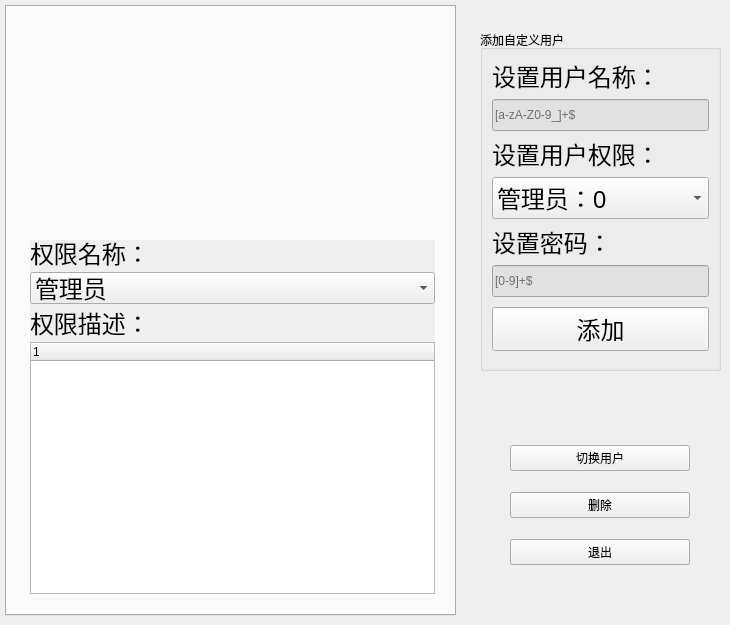
    <widget class="QWidget" name="tab_User">
     <attribute name="title">
      <string>用户管理</string>
     </attribute>
     <widget class="QTabWidget" name="tabWidget_Users">
      <property name="geometry">
       <rect>
        <x>5</x>
        <y>5</y>
        <width>451</width>
        <height>611</height>
       </rect>
      </property>
      <property name="font">
       <font>
        <family>幼圆</family>
        <pointsize>20</pointsize>
        <weight>50</weight>
        <italic>false</italic>
        <bold>false</bold>
       </font>
      </property>
      <property name="styleSheet">
       <string notr="true">font: 20pt &quot;幼圆&quot;;</string>
      </property>
      <property name="currentIndex">
       <number>-1</number>
      </property>
     </widget>
     <widget class="QWidget" name="widget_UsersChoice_2" native="true">
      <property name="enabled">
       <bool>true</bool>
      </property>
      <property name="geometry">
       <rect>
        <x>30</x>
        <y>240</y>
        <width>405</width>
        <height>354</height>
       </rect>
      </property>
      <property name="minimumSize">
       <size>
        <width>405</width>
        <height>354</height>
       </size>
      </property>
      <property name="maximumSize">
       <size>
        <width>405</width>
        <height>354</height>
       </size>
      </property>
      <property name="contextMenuPolicy">
       <enum>Qt::DefaultContextMenu</enum>
      </property>
      <property name="autoFillBackground">
       <bool>true</bool>
      </property>
      <property name="styleSheet">
       <string notr="true"/>
      </property>
      <layout class="QVBoxLayout" name="verticalLayout_6">
       <property name="sizeConstraint">
        <enum>QLayout::SetDefaultConstraint</enum>
       </property>
       <item>
        <widget class="QLabel" name="label_58">
         <property name="minimumSize">
          <size>
           <width>0</width>
           <height>26</height>
          </size>
         </property>
         <property name="maximumSize">
          <size>
           <width>16777215</width>
           <height>26</height>
          </size>
         </property>
         <property name="font">
          <font>
           <family>幼圆</family>
           <pointsize>18</pointsize>
           <weight>50</weight>
           <italic>false</italic>
           <bold>false</bold>
          </font>
         </property>
         <property name="styleSheet">
          <string>font: 18pt &quot;幼圆&quot;;</string>
         </property>
         <property name="text">
          <string>权限名称：</string>
         </property>
        </widget>
       </item>
       <item>
        <widget class="QComboBox" name="cB_Users">
         <property name="minimumSize">
          <size>
           <width>0</width>
           <height>32</height>
          </size>
         </property>
         <property name="maximumSize">
          <size>
           <width>16777215</width>
           <height>32</height>
          </size>
         </property>
         <property name="font">
          <font>
           <family>幼圆</family>
           <pointsize>18</pointsize>
           <weight>50</weight>
           <italic>false</italic>
           <bold>false</bold>
          </font>
         </property>
         <property name="styleSheet">
          <string notr="true">font: 18pt &quot;幼圆&quot;;</string>
         </property>
         <item>
          <property name="text">
           <string>管理员</string>
          </property>
         </item>
         <item>
          <property name="text">
           <string>工程师</string>
          </property>
         </item>
         <item>
          <property name="text">
           <string>操作员</string>
          </property>
         </item>
         <item>
          <property name="text">
           <string>质检员</string>
          </property>
         </item>
        </widget>
       </item>
       <item>
        <widget class="QLabel" name="label_59">
         <property name="minimumSize">
          <size>
           <width>0</width>
           <height>26</height>
          </size>
         </property>
         <property name="maximumSize">
          <size>
           <width>16777215</width>
           <height>26</height>
          </size>
         </property>
         <property name="font">
          <font>
           <family>幼圆</family>
           <pointsize>18</pointsize>
           <weight>50</weight>
           <italic>false</italic>
           <bold>false</bold>
          </font>
         </property>
         <property name="styleSheet">
          <string>font: 18pt &quot;幼圆&quot;;</string>
         </property>
         <property name="text">
          <string>权限描述：</string>
         </property>
        </widget>
       </item>
       <item>
        <widget class="QTreeWidget" name="treeWidget_2">
         <property name="styleSheet">
          <string notr="true">font: 18pt &quot;幼圆&quot;;</string>
         </property>
         <column>
          <property name="text">
           <string notr="true">1</string>
          </property>
         </column>
        </widget>
       </item>
      </layout>
     </widget>
     <widget class="QGroupBox" name="gB_User">
      <property name="geometry">
       <rect>
        <x>480</x>
        <y>30</y>
        <width>241</width>
        <height>341</height>
       </rect>
      </property>
      <property name="styleSheet">
       <string notr="true">font: 18pt &quot;幼圆&quot;;</string>
      </property>
      <property name="title">
       <string>添加自定义用户</string>
      </property>
      <layout class="QVBoxLayout" name="verticalLayout_4">
       <item>
        <widget class="QLabel" name="label_55">
         <property name="minimumSize">
          <size>
           <width>0</width>
           <height>26</height>
          </size>
         </property>
         <property name="maximumSize">
          <size>
           <width>16777215</width>
           <height>26</height>
          </size>
         </property>
         <property name="font">
          <font>
           <family>幼圆</family>
           <pointsize>18</pointsize>
           <weight>50</weight>
           <italic>false</italic>
           <bold>false</bold>
          </font>
         </property>
         <property name="styleSheet">
          <string notr="true">font: 18pt &quot;幼圆&quot;;</string>
         </property>
         <property name="text">
          <string>设置用户名称：</string>
         </property>
        </widget>
       </item>
       <item>
        <widget class="UserMyLineEdit" name="lE_SetUserName">
         <property name="minimumSize">
          <size>
           <width>0</width>
           <height>32</height>
          </size>
         </property>
         <property name="maximumSize">
          <size>
           <width>16777215</width>
           <height>32</height>
          </size>
         </property>
         <property name="styleSheet">
          <string notr="true">background-color: rgb(225, 225, 225);
font: 18pt &quot;幼圆&quot;;</string>
         </property>
         <property name="text">
          <string/>
         </property>
         <property name="maxLength">
          <number>15</number>
         </property>
         <property name="placeholderText">
          <string>[a-zA-Z0-9_]+$</string>
         </property>
        </widget>
       </item>
       <item>
        <widget class="QLabel" name="label_57">
         <property name="minimumSize">
          <size>
           <width>0</width>
           <height>26</height>
          </size>
         </property>
         <property name="maximumSize">
          <size>
           <width>16777215</width>
           <height>26</height>
          </size>
         </property>
         <property name="font">
          <font>
           <family>幼圆</family>
           <pointsize>18</pointsize>
           <weight>50</weight>
           <italic>false</italic>
           <bold>false</bold>
          </font>
         </property>
         <property name="styleSheet">
          <string notr="true">font: 18pt &quot;幼圆&quot;;</string>
         </property>
         <property name="text">
          <string>设置用户权限：</string>
         </property>
        </widget>
       </item>
       <item>
        <widget class="QComboBox" name="cB_SetUserPermission">
         <property name="sizePolicy">
          <sizepolicy hsizetype="Preferred" vsizetype="Fixed">
           <horstretch>0</horstretch>
           <verstretch>0</verstretch>
          </sizepolicy>
         </property>
         <property name="minimumSize">
          <size>
           <width>0</width>
           <height>32</height>
          </size>
         </property>
         <property name="font">
          <font>
           <family>幼圆</family>
           <pointsize>18</pointsize>
           <weight>50</weight>
           <italic>false</italic>
           <bold>false</bold>
          </font>
         </property>
         <property name="styleSheet">
          <string notr="true">font: 18pt &quot;幼圆&quot;;</string>
         </property>
         <item>
          <property name="text">
           <string>管理员：0</string>
          </property>
         </item>
         <item>
          <property name="text">
           <string>工程师：1</string>
          </property>
         </item>
         <item>
          <property name="text">
           <string>操作员：2</string>
          </property>
         </item>
         <item>
          <property name="text">
           <string>质检员：3</string>
          </property>
         </item>
        </widget>
       </item>
       <item>
        <widget class="QLabel" name="label_60">
         <property name="minimumSize">
          <size>
           <width>0</width>
           <height>26</height>
          </size>
         </property>
         <property name="maximumSize">
          <size>
           <width>16777215</width>
           <height>26</height>
          </size>
         </property>
         <property name="font">
          <font>
           <family>幼圆</family>
           <pointsize>18</pointsize>
           <weight>50</weight>
           <italic>false</italic>
           <bold>false</bold>
          </font>
         </property>
         <property name="styleSheet">
          <string notr="true">font: 18pt &quot;幼圆&quot;;</string>
         </property>
         <property name="text">
          <string>设置密码：</string>
         </property>
        </widget>
       </item>
       <item>
        <widget class="QLineEdit" name="lE_SetUserSecretNum">
         <property name="minimumSize">
          <size>
           <width>0</width>
           <height>32</height>
          </size>
         </property>
         <property name="maximumSize">
          <size>
           <width>16777215</width>
           <height>32</height>
          </size>
         </property>
         <property name="styleSheet">
          <string notr="true">background-color: rgb(225, 225, 225);
font: 18pt &quot;幼圆&quot;;</string>
         </property>
         <property name="maxLength">
          <number>15</number>
         </property>
         <property name="placeholderText">
          <string>[0-9]+$</string>
         </property>
        </widget>
       </item>
       <item>
        <widget class="QPushButton" name="pB_AddUser">
         <property name="font">
          <font>
           <family>幼圆</family>
           <pointsize>18</pointsize>
           <weight>50</weight>
           <italic>false</italic>
           <bold>false</bold>
          </font>
         </property>
         <property name="styleSheet">
          <string notr="true">font: 18pt &quot;幼圆&quot;;</string>
         </property>
         <property name="text">
          <string>添加</string>
         </property>
        </widget>
       </item>
      </layout>
     </widget>
     <widget class="QWidget" name="layoutWidget1_7">
      <property name="geometry">
       <rect>
        <x>510</x>
        <y>430</y>
        <width>182</width>
        <height>151</height>
       </rect>
      </property>
      <layout class="QVBoxLayout" name="verticalLayout_5">
       <item>
        <widget class="QPushButton" name="pB_Users_Apply">
         <property name="minimumSize">
          <size>
           <width>180</width>
           <height>0</height>
          </size>
         </property>
         <property name="maximumSize">
          <size>
           <width>180</width>
           <height>16777215</height>
          </size>
         </property>
         <property name="styleSheet">
          <string notr="true">font: 20pt &quot;幼圆&quot;;</string>
         </property>
         <property name="text">
          <string>切换用户</string>
         </property>
        </widget>
       </item>
       <item>
        <widget class="QPushButton" name="pB_Users_Delete">
         <property name="minimumSize">
          <size>
           <width>180</width>
           <height>0</height>
          </size>
         </property>
         <property name="maximumSize">
          <size>
           <width>180</width>
           <height>16777215</height>
          </size>
         </property>
         <property name="styleSheet">
          <string notr="true">font: 20pt &quot;幼圆&quot;;</string>
         </property>
         <property name="text">
          <string>删除</string>
         </property>
        </widget>
       </item>
       <item>
        <widget class="QPushButton" name="pB_Users_Exit">
         <property name="minimumSize">
          <size>
           <width>180</width>
           <height>0</height>
          </size>
         </property>
         <property name="maximumSize">
          <size>
           <width>180</width>
           <height>16777215</height>
          </size>
         </property>
         <property name="styleSheet">
          <string notr="true">font: 20pt &quot;幼圆&quot;;</string>
         </property>
         <property name="text">
          <string>退出</string>
         </property>
        </widget>
       </item>
      </layout>
     </widget>
    </widget>
